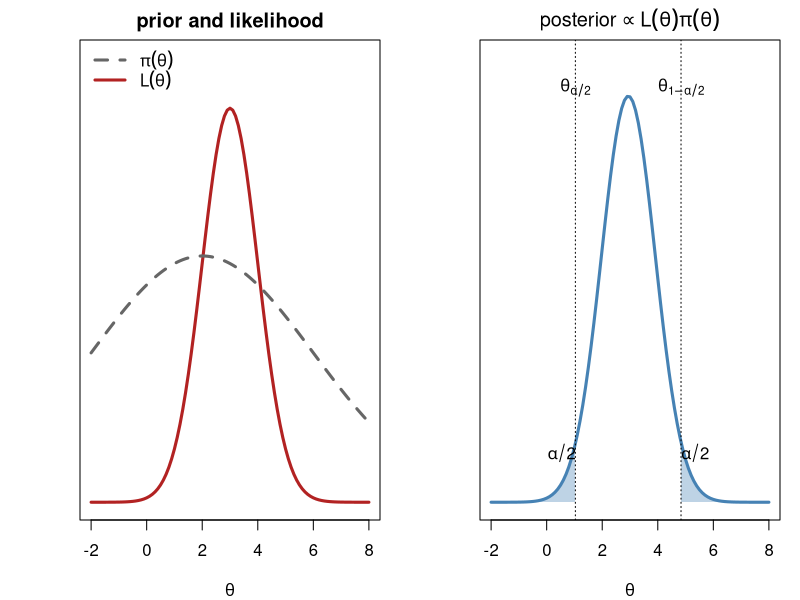
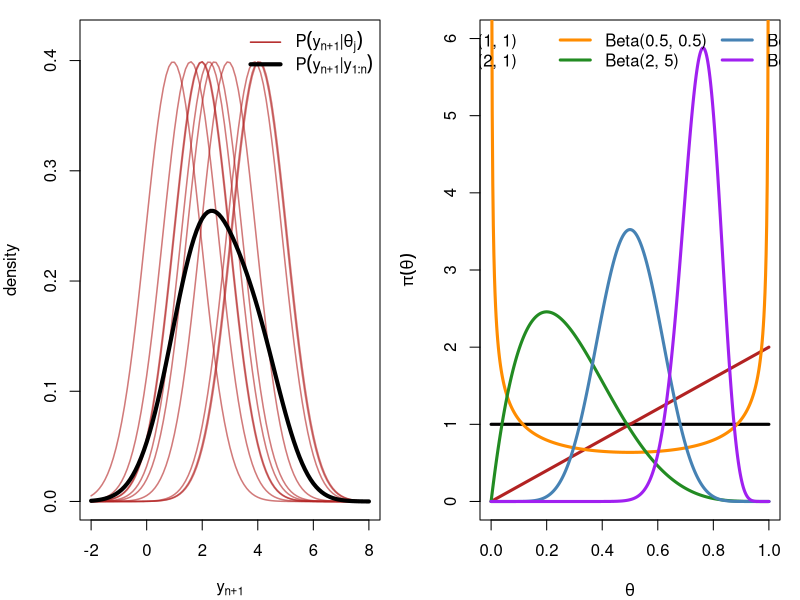
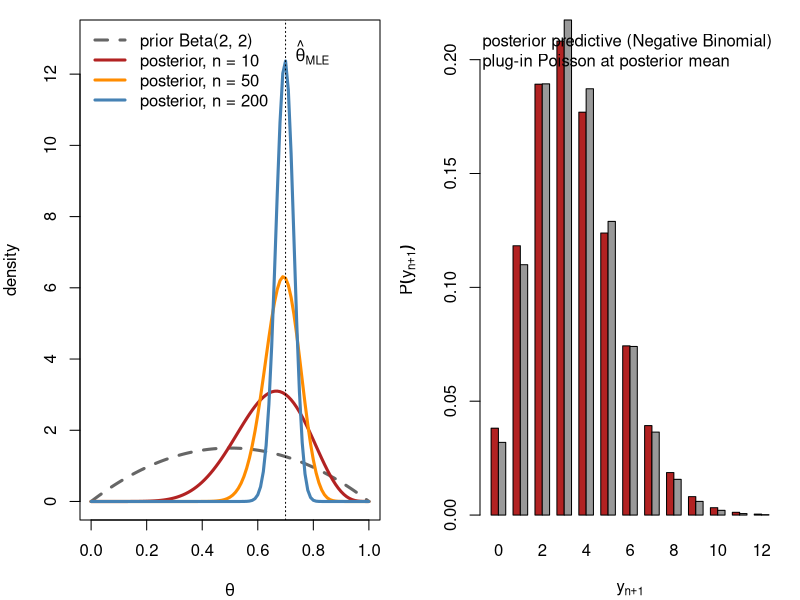

Recreate these plots in R, in order.
## ---- chunk 1
#| label: fig-prior-likelihood-posterior
#| fig-width: 10
#| fig-height: 4.6
#| fig-cap: "Left: a flat-ish prior $\\pi(\\theta)$ (dashed) and a likelihood
#|   $L(\\theta)$ (solid) that is much more concentrated — the data are far
#|   more informative than the prior here. Right: the posterior
#|   $\\propto L(\\theta)\\pi(\\theta)$, essentially the (renormalized)
#|   likelihood since the prior is so flat over the region where $L$ has
#|   mass. Shaded tails cut off $\\alpha/2$ of the posterior probability each,
#|   giving a $(1-\\alpha)$ credible interval $(\\theta_{\\alpha/2},\\theta_{1-\\alpha/2})$."
par(mfrow = c(1, 2), mar = c(4, 4, 2, 1))
L <- function(t) dnorm(t, 3, 1); pri <- function(t) dnorm(t, 2, 4) * 2.5
curve(L, -2, 8, lwd = 3, col = "firebrick", xlab = expression(theta), ylab = "", yaxt = "n",
      main = "prior and likelihood", ylim = c(0, 0.45))
curve(pri, add = TRUE, lwd = 3, col = "gray40", lty = 2)
legend("topleft", bty = "n", lwd = 3, lty = c(2, 1), col = c("gray40", "firebrick"),
       legend = c(expression(pi(theta)), expression(L(theta))))
post <- function(t) L(t) * pri(t); Z <- integrate(post, -10, 15)$value
pd <- function(t) post(t) / Z
curve(pd, -2, 8, lwd = 3, col = "steelblue", xlab = expression(theta), ylab = "", yaxt = "n",
      main = expression("posterior" %prop% L(theta) * pi(theta)), ylim = c(0, 0.45))
tt <- seq(-2, 8, length.out = 1000); cdf <- cumsum(pd(tt)) * diff(tt)[1]
q <- c(tt[which.min(abs(cdf - 0.025))], tt[which.min(abs(cdf - 0.975))])
for (side in 1:2) { xs <- if (side == 1) seq(-2, q[1], length.out = 100) else seq(q[2], 8, length.out = 100)
  polygon(c(xs, rev(xs)), c(pd(xs), rep(0, 100)), col = adjustcolor("steelblue", 0.35), border = NA) }
abline(v = q, lty = 3); text(q, 0.42, c(expression(theta[alpha/2]), expression(theta[1-alpha/2])))
text(q[1] - 0.5, 0.05, expression(alpha/2)); text(q[2] + 0.5, 0.05, expression(alpha/2))
## ---- chunk 2
#| label: fig-predictive
#| fig-width: 9
#| fig-height: 4.4
#| fig-cap: "Red: the sampling density $P(y_{n+1}\\mid\\theta_j)$ for ten
#|   posterior draws $\\theta_j\\sim N(3, 0.8^2)$. Black: their average, the
#|   posterior predictive density $P(y_{n+1}\\mid y_{1:n})$. The predictive
#|   is visibly wider than any single red curve — it inherits both the
#|   spread of $P(y_{n+1}\\mid\\theta)$ and the spread of the $\\theta_j$."
par(mar = c(4, 4, 1, 1)); J <- 10; th <- rnorm(J, 3, 0.8)
curve(dnorm(x, th[1]), -2, 8, col = adjustcolor("firebrick", 0.6), lwd = 1.5, ylim = c(0, 0.42),
      xlab = expression(y[n+1]), ylab = "density")
for (j in 2:J) curve(dnorm(x, th[j]), add = TRUE, col = adjustcolor("firebrick", 0.6), lwd = 1.5)
curve(sapply(x, function(v) mean(dnorm(v, th))), add = TRUE, lwd = 4)
legend("topright", bty = "n", lwd = c(1.5, 4), col = c("firebrick", "black"),
       legend = c(expression(P(y[n+1]*"|"*theta[j])), expression(P(y[n+1]*"|"*y[1:n]))))
## ---- chunk 3
#| label: fig-beta-priors
#| fig-width: 9
#| fig-height: 4.8
#| fig-cap: "Six Beta priors spanning flat, U-shaped, and concentrated shapes.
#|   Beta(1,1) is uniform; Beta(0.5,0.5) is U-shaped, favouring $\\theta$ near
#|   the boundaries; Beta(2,5) and Beta(30,10) are increasingly concentrated,
#|   at $\\theta\\approx2/7$ and $\\theta\\approx0.75$ respectively."
par(mar = c(4, 4, 1, 1))
pars <- list(c(1, 1), c(2, 1), c(0.5, 0.5), c(2, 5), c(10, 10), c(30, 10))
cols <- c("black", "firebrick", "darkorange", "forestgreen", "steelblue", "purple")
plot(NA, xlim = c(0, 1), ylim = c(0, 6), xlab = expression(theta), ylab = expression(pi(theta)))
for (k in seq_along(pars)) curve(dbeta(x, pars[[k]][1], pars[[k]][2]), add = TRUE, lwd = 3, col = cols[k], n = 501)
legend("top", bty = "n", lwd = 3, col = cols, ncol = 3,
       legend = sapply(pars, function(p) sprintf("Beta(%g, %g)", p[1], p[2])))
## ---- chunk 4
#| label: bb-example
a1 <- 1; a0 <- 1                 # Beta(1, 1): uniform prior
n_bb <- 10; y_bb <- 7            # 7 successes out of 10 trials
post_a1 <- a1 + y_bb; post_a0 <- a0 + (n_bb - y_bb)
bb_mean <- post_a1 / (post_a1 + post_a0)
bb_mode <- (post_a1 - 1) / (post_a1 + post_a0 - 2)
bb_sd   <- sqrt(post_a1 * post_a0 / ((post_a1 + post_a0)^2 * (post_a1 + post_a0 + 1)))
bb_ci   <- qbeta(c(0.025, 0.975), post_a1, post_a0)
## ---- chunk 5
#| label: tbl-bb-summary
#| tbl-cap: "Posterior summaries, Beta(1,1) prior with n = 10, y = 7."
knitr::kable(data.frame(
  quantity = c("prior mean", "MLE ($y/n$)", "posterior distribution",
               "posterior mean", "posterior mode", "posterior sd", "95% credible interval"),
  value = c(sprintf("%.3f", a1 / (a1 + a0)), sprintf("%.3f", y_bb / n_bb),
            sprintf("Beta(%d, %d)", post_a1, post_a0),
            sprintf("%.3f", bb_mean), sprintf("%.3f", bb_mode), sprintf("%.3f", bb_sd),
            sprintf("(%.3f, %.3f)", bb_ci[1], bb_ci[2]))
), col.names = c("quantity", "value"))
## ---- chunk 6
#| label: fig-beta-posterior-narrowing
#| fig-width: 9
#| fig-height: 4.6
#| fig-cap: "Prior Beta(2,2) (dashed) and posteriors after $n=10,50,200$
#|   observations with $\\bar y=0.7$ held fixed. The posterior narrows at
#|   rate $1/\\sqrt n$ and moves onto the MLE as $n$ grows, exactly the
#|   $w\\to0$ argument above made visible."
par(mar = c(4, 4, 1, 1)); a1p <- 2; a0p <- 2; ybar <- 0.7
ns <- c(10, 50, 200); cols <- c("firebrick", "darkorange", "steelblue")
plot(NA, xlim = c(0, 1), ylim = c(0, 13), xlab = expression(theta), ylab = "density")
curve(dbeta(x, a1p, a0p), add = TRUE, lwd = 3, lty = 2, col = "gray40")
for (k in seq_along(ns)) curve(dbeta(x, a1p + ns[k] * ybar, a0p + ns[k] * (1 - ybar)), add = TRUE, lwd = 3, col = cols[k])
abline(v = ybar, lty = 3)
legend("topleft", bty = "n", lwd = 3, lty = c(2, 1, 1, 1), col = c("gray40", cols),
       legend = c("prior Beta(2, 2)", paste0("posterior, n = ", ns)))
text(ybar, 12.5, expression(hat(theta)[MLE]), pos = 4)
## ---- chunk 7
#| label: pg-example
alpha <- 2; beta <- 1                       # Gamma(2, 1) prior
set.seed(42)
n_pg <- 8; y_pg <- rpois(n_pg, 3)           # 8 counts from a true rate of 3
S_pg <- sum(y_pg)
post_alpha <- alpha + S_pg; post_beta <- beta + n_pg
pg_mean <- post_alpha / post_beta
pg_sd   <- sqrt(post_alpha) / post_beta
pg_ci   <- qgamma(c(0.025, 0.975), post_alpha, post_beta)
## ---- chunk 8
#| label: tbl-pg-summary
#| tbl-cap: "Posterior summaries, Gamma(2,1) prior, n = 8 Poisson counts."
knitr::kable(data.frame(
  quantity = c("data $y_{1:8}$", "sum $S$", "prior mean", "MLE ($S/n$)",
               "posterior distribution", "posterior mean", "posterior sd", "95% credible interval"),
  value = c(paste(y_pg, collapse = ", "), as.character(S_pg),
            sprintf("%.3f", alpha / beta), sprintf("%.3f", S_pg / n_pg),
            sprintf("Gamma(%d, %d)", post_alpha, post_beta),
            sprintf("%.3f", pg_mean), sprintf("%.3f", pg_sd),
            sprintf("(%.3f, %.3f)", pg_ci[1], pg_ci[2]))
), col.names = c("quantity", "value"))
## ---- chunk 9
#| label: fig-pg-predictive-dispersion
#| fig-width: 9
#| fig-height: 4.4
#| fig-cap: "Posterior predictive $P(y_{n+1}\\mid\\mathbf y)$ (Negative
#|   Binomial, red) against a plug-in Poisson at the posterior mean rate
#|   (gray). Same mean, but the predictive has heavier tails: the two bars
#|   noticeably diverge above $y_{n+1}=7$, and $V(y_{n+1}\\mid\\mathbf y)$
#|   exceeds the plug-in variance by the factor $1+1/(\\beta+n)=1.111$
#|   derived above."
ks <- 0:12
nb_prob <- post_beta / (post_beta + 1)
pred_nb     <- dnbinom(ks, size = post_alpha, prob = nb_prob)
pred_plugin <- dpois(ks, pg_mean)
par(mar = c(4, 4, 1, 1))
barplot(rbind(pred_nb, pred_plugin), beside = TRUE, col = c("firebrick", "gray60"),
        names.arg = ks, xlab = expression(y[n+1]), ylab = expression(P(y[n+1])))
legend("topright", bty = "n", fill = c("firebrick", "gray60"),
       legend = c("posterior predictive (Negative Binomial)", "plug-in Poisson at posterior mean"))
